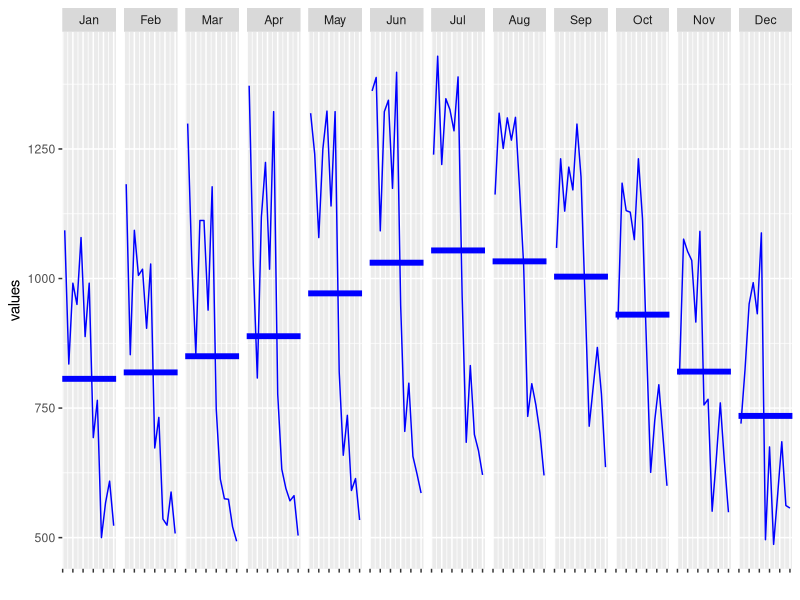

The R script that drew this image:
# http://stackoverflow.com/questions/5826703/how-to-replicate-a-monthly-cycle-chart-in-r
library(lubridate)
library(plyr)
library(ggplot2)

df <- structure(list(dates = structure(c(8415, 8446, 8474, 8505, 8535, 
                                         8566, 8596, 8627, 8658, 8688, 8719, 8749, 8780, 8811, 8839, 8870, 
                                         8900, 8931, 8961, 8992, 9023, 9053, 9084, 9114, 9145, 9176, 9204, 
                                         9235, 9265, 9296, 9326, 9357, 9388, 9418, 9449, 9479, 9510, 9541, 
                                         9570, 9601, 9631, 9662, 9692, 9723, 9754, 9784, 9815, 9845, 9876, 
                                         9907, 9935, 9966, 9996, 10027, 10057, 10088, 10119, 10149, 10180, 
                                         10210, 10241, 10272, 10300, 10331, 10361, 10392, 10422, 10453, 
                                         10484, 10514, 10545, 10575, 10606, 10637, 10665, 10696, 10726, 
                                         10757, 10787, 10818, 10849, 10879, 10910, 10940, 10971, 11002, 
                                         11031, 11062, 11092, 11123, 11153, 11184, 11215, 11245, 11276, 
                                         11306, 11337, 11368, 11396, 11427, 11457, 11488, 11518, 11549, 
                                         11580, 11610, 11641, 11671, 11702, 11733, 11761, 11792, 11822, 
                                         11853, 11883, 11914, 11945, 11975, 12006, 12036, 12067, 12098, 
                                         12126, 12157, 12187, 12218, 12248, 12279, 12310, 12340, 12371, 
                                         12401, 12432, 12463, 12492, 12523, 12553, 12584, 12614, 12645, 
                                         12676, 12706, 12737, 12767, 12798, 12829, 12857, 12888, 12918, 
                                         12949, 12979, 13010, 13041, 13071, 13102, 13132), class = "Date"), 
                     values = c(1093, 1182, 1299, 1372, 1319, 1362, 1239, 1162, 
                                1059, 921, 815, 720, 835, 853, 1034, 1030, 1240, 1388, 1429, 
                                1319, 1231, 1184, 1076, 825, 991, 1093, 854, 808, 1079, 1092, 
                                1220, 1251, 1130, 1131, 1052, 951, 950, 1006, 1112, 1119, 
                                1250, 1322, 1347, 1310, 1215, 1128, 1035, 992, 1079, 1018, 
                                1112, 1224, 1323, 1344, 1326, 1267, 1171, 1075, 916, 932, 
                                888, 904, 939, 1018, 1140, 1174, 1285, 1311, 1298, 1231, 
                                1091, 1088, 991, 1028, 1177, 1322, 1322, 1398, 1389, 1174, 
                                1196, 1115, 756, 496, 693, 673, 748, 777, 820, 948, 966, 
                                1027, 960, 865, 767, 675, 765, 732, 613, 632, 659, 705, 684, 
                                734, 715, 626, 551, 487, 500, 536, 575, 595, 736, 798, 832, 
                                797, 792, 726, 650, 584, 567, 524, 574, 571, 591, 657, 699, 
                                756, 867, 795, 760, 685, 609, 588, 521, 581, 614, 623, 668, 
                                702, 777, 697, 647, 562, 523, 508, 493, 504, 534, 586, 621, 
                                620, 636, 600, 549, 557)), .Names = c("dates", "values"), row.names = c(NA, 
                                                                                                        -156L), class = "data.frame")

df$month <- factor(month(df$dates), levels=1:12, labels=month.abb, ordered=TRUE)
df$year  <- year(df$dates)

hline.data <- ddply(df, .(month), summarize, avgvalue=mean(values))

gg <- ggplot()
gg <- gg + geom_line(aes(x=year, y=values, group=month), data=df, colour="blue")
gg <- gg + geom_hline(aes(yintercept=avgvalue), data=hline.data, colour="blue", size=2)
gg <- gg + facet_grid(~month)
gg <- gg + theme(axis.text.x = element_blank())
gg <- gg + xlab("")

png('cycle_plot.png', width=1024, height=1024)
print(gg)
dev.off()